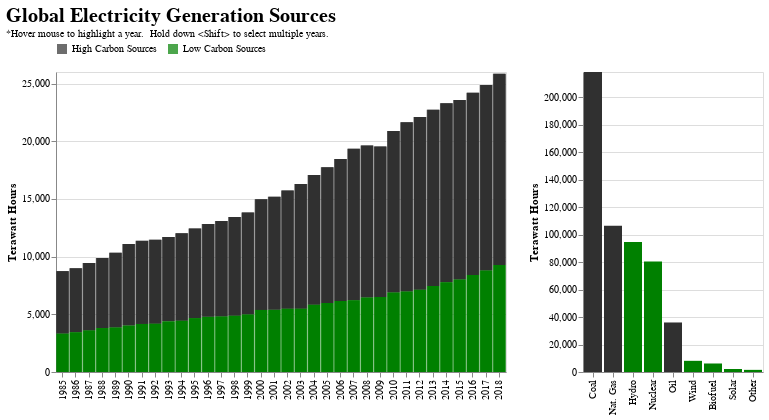

The code cell stored with this chart in its notebook:
### Code cell
# Selected interval
interval = alt.selection_multi(fields=['Year'], on='mouseover')

# Background genType bar chart
bar_genType_background = bar_genType.add_selection(interval)

# Selected genType bar chart 
bar_genType_selected = bar_genType.transform_filter(interval).mark_bar().encode(
    y=alt.Y(
        'sum(TWh):Q',
        stack=True),
    color=alt.Color(
        'SourceType:N', 
        scale=alt.Scale(range=['#303030','green']),
        legend=alt.Legend(
             direction='horizontal',
             orient='top'),
             title=None)
)

# Selected genSource bar chart
bar_genSource_selected = bar_genSource.transform_filter(interval)

# Concatenate charts
alt.concat(bar_genType_background + bar_genType_selected, bar_genSource_selected
    ).resolve_scale(color='independent',
    ).properties(title=alt.TitleParams(
        text='Global Electricity Generation Sources',
        fontSize=20,
        subtitle='*Hover mouse to highlight a year.  Hold down <Shift> to select multiple years.',
        subtitleFontSize=10
    ))

### Figure 1 — Vega-Lite specification as saved in the notebook (floating-point values rounded to 4 significant figures; data arrays with more than 128 entries replaced by an {"elided": "..."} marker saying what was removed)
{"config": {"view": {"continuousWidth": 400, "continuousHeight": 300}}, "concat": [{"layer": [{"mark": {"type": "bar", "color": "grey", "opacity": 0.7, "size": 13}, "encoding": {"color": {"field": "SourceType", "legend": {"direction": "horizontal", "orient": "top"}, "scale": {"range": ["#303030", "green"]}, "title": null, "type": "nominal"}, "order": {"field": "SourceType", "sort": "descending", "type": "nominal"}, "x": {"field": "Year", "title": null, "type": "nominal"}, "y": {"aggregate": "sum", "field": "TWh", "stack": true, "title": "Terawatt Hours", "type": "quantitative"}}, "height": 300, "selection": {"selector009": {"type": "multi", "fields": ["Year"], "on": "mouseover"}}, "width": 450}, {"mark": "bar", "encoding": {"color": {"field": "SourceType", "legend": {"direction": "horizontal", "orient": "top"}, "scale": {"range": ["#303030", "green"]}, "title": null, "type": "nominal"}, "order": {"field": "SourceType", "sort": "descending", "type": "nominal"}, "x": {"field": "Year", "title": null, "type": "nominal"}, "y": {"aggregate": "sum", "field": "TWh", "stack": true, "type": "quantitative"}}, "height": 300, "transform": [{"filter": {"selection": "selector009"}}], "width": 450}]}, {"mark": "bar", "encoding": {"color": {"field": "EnergyType", "legend": null, "scale": {"domain": ["Coal", "Oil", "Nat. Gas", "Hydro", "Solar", "Wind", "Biofuel", "Nuclear", "Other"], "range": ["#303030", "#303030", "#303030", "green", "green", "green", "green", "green", "green"]}, "type": "nominal"}, "x": {"field": "EnergyType", "sort": "-y", "title": null, "type": "nominal"}, "y": {"aggregate": "sum", "field": "TWh", "scale": {"domainMin": 0}, "title": "Terawatt Hours", "type": "quantitative"}}, "transform": [{"filter": {"selection": "selector009"}}]}], "data": {"name": "data-1d5600b079a74d36fd8b14741b9e0431"}, "resolve": {"scale": {"color": "independent"}}, "title": {"text": "Global Electricity Generation Sources", "fontSize": 20, "subtitle": "*Hover mouse to highlight a year.  Hold down <Shift> to select multiple years.", "subtitleFontSize": 10}, "$schema": "https://vega.github.io/schema/vega-lite/v4.17.0.json", "datasets": {"data-1d5600b079a74d36fd8b14741b9e0431": {"elided": "1836 records"}}}
